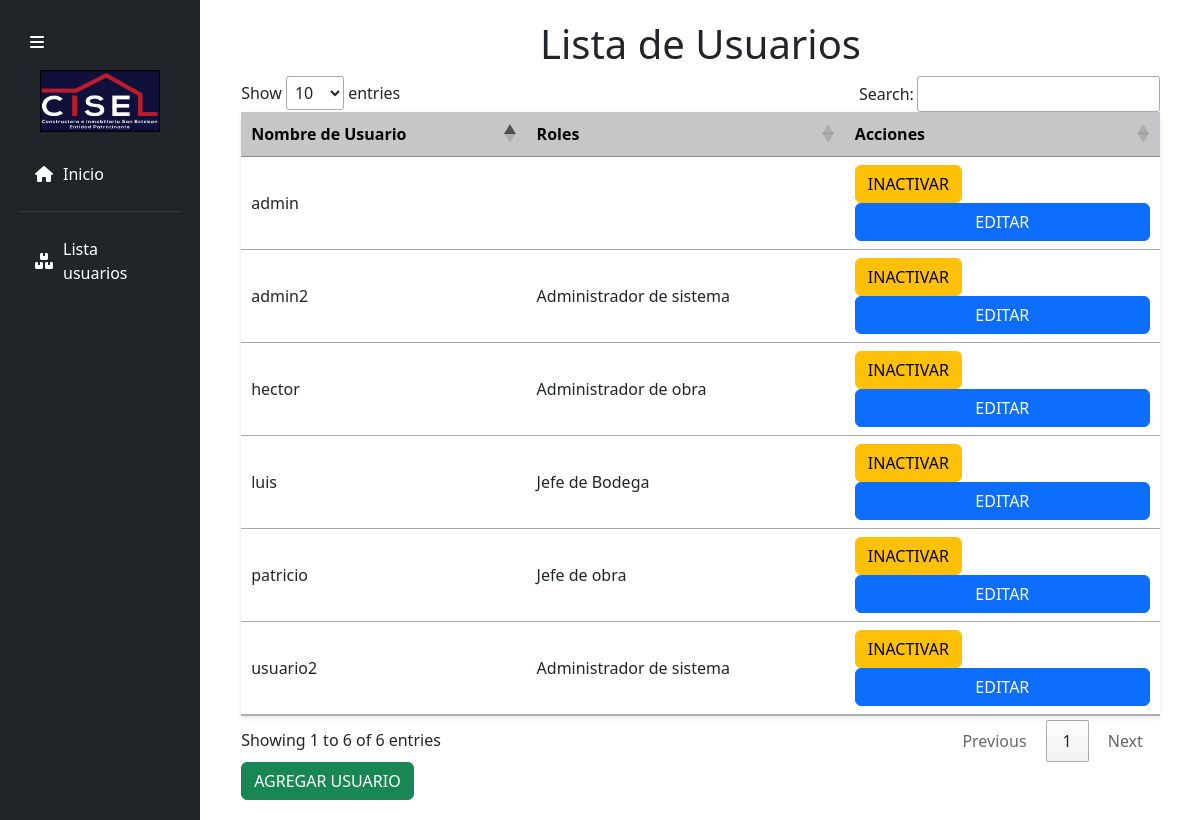
Page /admin-user-list/ (signed in) on the earlier database version.
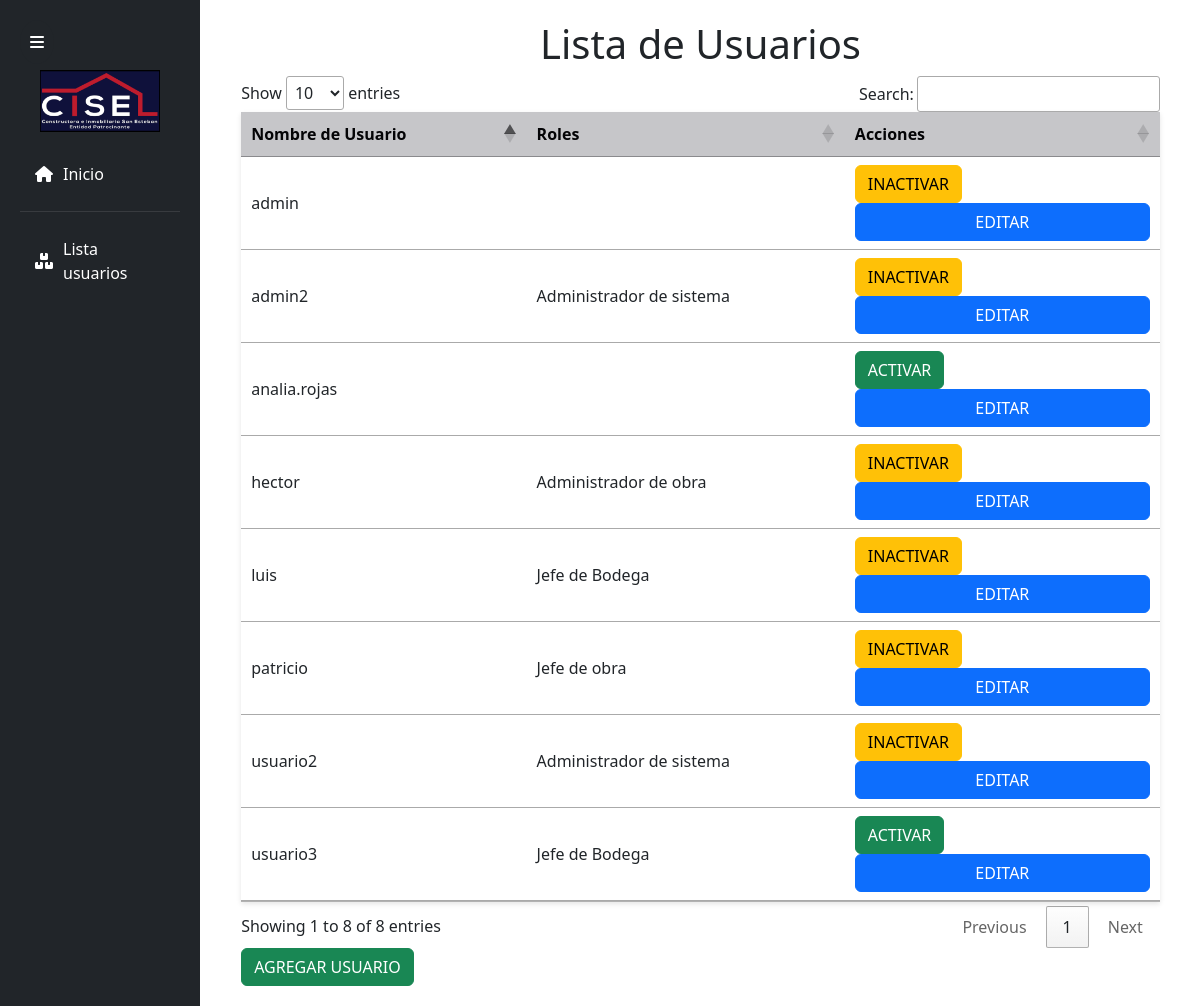
Same page on the later database version.
### Polls/models.py (models this page shows, shortened)
class CustomUser(AbstractUser):
    roles = models.ManyToManyField(Role,  related_name='users')

class Role(models.Model):
    name = models.CharField(max_length=50)

### Polls/views.py (the view)
# urls.py: path('admin-user-list/', views.admin_user_list, name='admin_user_list'),
@login_required
@user_passes_test(lambda u: has_role_id(u, ADMINISTRADOR_SISTEMA), login_url='/access_denied/')
def admin_user_list(request):
    users = CustomUser.objects.prefetch_related('roles').all()  # Asegúrate de que 'roles' sea la relación correcta
    context = {
        'users': users
    }
    return render(request, 'Modulo_administrador/menu_administrador/user_list.html', context)

### Polls/context_processors.py (called while the page is built)
def role_context(request):
    user = request.user
    if user.is_authenticated:
        return {
            'can_access_ticket': user.roles.filter(id=JEFE_BODEGA).exists() or user.roles.filter(id=JEFE_OBRA).exists(),
            'can_access_inventario': user.roles.filter(id=JEFE_BODEGA).exists() or user.roles.filter(id=JEFE_OBRA).exists(),
            'can_access_reportes': user.roles.filter(id=ADMINISTRADOR_OBRA).exists(),
            'is_administrador_obra': user.roles.filter(id=ADMINISTRADOR_OBRA).exists(),
        }
    return {}

### Polls/views.py (called while the page is built)
def has_role_id(user, role_id):
    return user.roles.filter(id=role_id).exists()

### Polls/templates/Modulo_administrador/menu_administrador/user_list.html (shortened to what this page needs)
{% extends 'Modulo_administrador/base/base_admin.html' %} {% load static %}
{% block title %}Lista de Usuarios{% endblock %} {% block content %}
<h1>Lista de Usuarios</h1>
<table>
  <thead>
    <tr>
      <th>Nombre de Usuario</th>
      <th>Roles</th>
      <th>Acciones</th>
    </tr>
  </thead>
  <tbody>
    {% if users %} {% for user in users %}
    <tr>
      <td>{{ user.username }}</td>
      <td>
        {% for role in user.roles.all %} {{ role.name }}
         {% endfor %}
      </td>
      <td>
        {% if user.is_active %}
        <a href="{% url 'inactivar_usuario' user.id %}" class="btn btn-warning"
          >Inactivar</a
        >
        {% else %}
        <a href="{% url 'activar_usuario' user.id %}" class="btn btn-success"
          >Activar</a
        >
        {% endif %}
        <a href="{% url 'editar_usuario' user.id %}" class="btn btn-primary btn-primari"
          >Editar</a
        >
      </td>
    </tr>
    {% empty %}
    <tr>
      <td colspan="3">No hay usuarios registrados.</td>
    </tr>
    {% endfor %} {% else %}
    <tr>
      <td colspan="3">No hay usuarios registrados.</td>
    </tr>
    {% endif %}
  </tbody>
</table>
<a href="{% url 'crear_usuario' %}" class="btn btn-success">Agregar Usuario</a>
{% endblock %}

### Polls/templates/Modulo_administrador/base/base_admin.html (shortened to what this page needs)
{% load static %}
<!DOCTYPE html>
<html lang="en">
  <head>
    <link
      rel="stylesheet"
      type="text/css"
      href="{% static 'css/style.css' %}"
    />
    <link rel="stylesheet" href="{% static 'css/admin_style.css' %}">
    <link
      href="https://unpkg.com/boxicons@2.1.4/css/boxicons.min.css"
      rel="stylesheet"
    />
    <link
      href="https://cdnjs.cloudflare.com/ajax/libs/font-awesome/6.0.0/css/all.min.css"
      rel="stylesheet"
    />
    <link
      href="https://cdn.jsdelivr.net/npm/bootstrap@5.3.3/dist/css/bootstrap.min.css"
      rel="stylesheet"
    />
    <link
      href="https://cdn.datatables.net/1.11.5/css/jquery.dataTables.min.css"
      rel="stylesheet"
    />
    <link
      href="https://cdnjs.cloudflare.com/ajax/libs/toastr.js/latest/toastr.min.css"
      rel="stylesheet"
    />
  </head>
  <body>
    <nav class="col-md-2 d-none d-md-block bg-dark sidebar">
      <img src="{% static 'img/logo.png' %}" alt="Logo" />
      <button id="sidebarToggle" class="btn btn-dark">
        <i class="fas fa-bars"></i>
      </button>
      <div class="sidebar-sticky">
        <ul class="nav flex-column menu">
          <li class="nav-item">
            <a class="nav-link active" href="{% url 'home_admin' %}"
              ><i class="fas fa-home"></i> <span>Inicio</span></a
            >
          </li>
          <li class="nav-item">
            <a class="nav-link" href="{% url 'lista_usuarios' %}"
              ><i class="fas fa-boxes"></i> Lista usuarios</a
            >
          </li>
        </ul>
      </div>
    </nav>
    <section class="content col-md-9 ml-sm-auto col-lg-10 px-4">
      {% block content %} {% endblock %}
    </section>
  </body>
</html>

### Polls/static/css/style.css (style rules this page uses)
:root { --white-color: #fff; --blue-color: #4070f4; --grey-color: #707070; --grey-color-light: #aaa; --light-gray: #c6c6c9; --dark-blue: #0d143b; --red: #ba1c2c; --gray: #6c6d7e; --black: #040406; --brown: #5f2742; --blue-gray: #393b5b; --silver: #ffffff; }
body { font-family: "Poppins", sans-serif; margin: 0; padding: 0; background-color: #f5f5f5; color: #343a40; }
.nav-link i { margin-right: 10px; transition: margin-right 0.3s; color: var(--white-color); }
.content { margin-left: 17%; }
.menu { margin-top: 20px; }
table { width: 100%; border-collapse: collapse; }
th { background-color: #007bff; color: white; padding: 10px; text-align: left; }
td { padding: 10px; border: 1px solid #ddd; }
tr:nth-child(even) { background-color: #f2f2f2; }
#sidebarToggle { border: none; border-radius: 50%; padding: 10px; cursor: pointer; transition: transform 0.3s, box-shadow 0.3s; position: fixed; top: 20px; left: 20px; z-index: 1100; }
.sidebar img { width: 120px; height: auto; margin: 0 auto; display: block; transition: width 0.3s ease; margin-top: 50px; }
.sidebar { width: 250px; position: fixed; top: 0; left: 0; height: 100%; background-color: var(--black); padding: 20px; display: flex; flex-direction: column; align-items: flex-start; }
.sidebar .nav-item { margin-bottom: 10px; }
.sidebar .nav-link { display: flex; align-items: center; color: var(--white-color); text-decoration: none; padding: 10px 15px; transition: background-color 0.3s ease; }
.sidebar .nav-link i { margin-right: 10px; }
.sidebar .nav-item:not(:last-child) { border-bottom: 1px solid rgba(255, 255, 255, 0.1); margin-bottom: 15px; padding-bottom: 15px; }
.sidebar .nav-link span { color: var(--white-color); }
h1 { text-align: center; margin-bottom: 30px; color: var(--dark-blue); }
table th, table td { padding: 12px; text-align: left; border-bottom: 1px solid var(--grey-color-light); }
table th { background-color: var(--light-gray); color: var(--black); }
.btn { padding: 10px 20px; border-radius: 5px; text-transform: uppercase; cursor: pointer; }
.btn-primary { background-color: #4070f4; }
.btn-success { background-color: var(--green); color: var(--white-color); border: none; }
.btn-warning { background-color: var(--yellow); color: var(--black); border: none; }
.btn { background-color: #007bff; color: white; padding: 10px 20px; border: none; border-radius: 4px; cursor: pointer; font-size: 16px; transition: background-color 0.3s; }
body { background-color: #f7f8fa; font-family: "Arial", sans-serif; }
.btn-primary { background-color: #00468b; border: none; border-radius: 25px; padding: 10px; font-size: 16px; width: 100%; }

### Polls/static/css/admin_style.css (style rules this page uses)
body { font-family: Arial, sans-serif; background-color: #f4f4f4; margin: 0; padding: 20px; }
h1 { text-align: center; color: #333; margin-bottom: 20px; }
table { width: 100%; border-collapse: collapse; margin: 20px 0; background-color: #fff; box-shadow: 0 2px 5px rgba(0, 0, 0, 0.1); }
th, td { padding: 12px; text-align: left; border-bottom: 1px solid #ddd; }
th { background-color: #007bff; color: white; }
.btn-primari { background-color: #007bff; color: white; border: none; padding: 10px 15px; border-radius: 4px; cursor: pointer; }

Differences in the rows shown:
added CustomUser: username "analia.rojas", is_active "ACTIVAR"
added CustomUser: username "usuario3", is_active "ACTIVAR", Role (name "Jefe de Bodega")
Other differences:
text written by a page script: "Show entries Search: Showing 1 to 6 of 6 entries Previous 1 Next" → "Show entries Search: Showing 1 to 8 of 8 entries Previous 1 Next"
